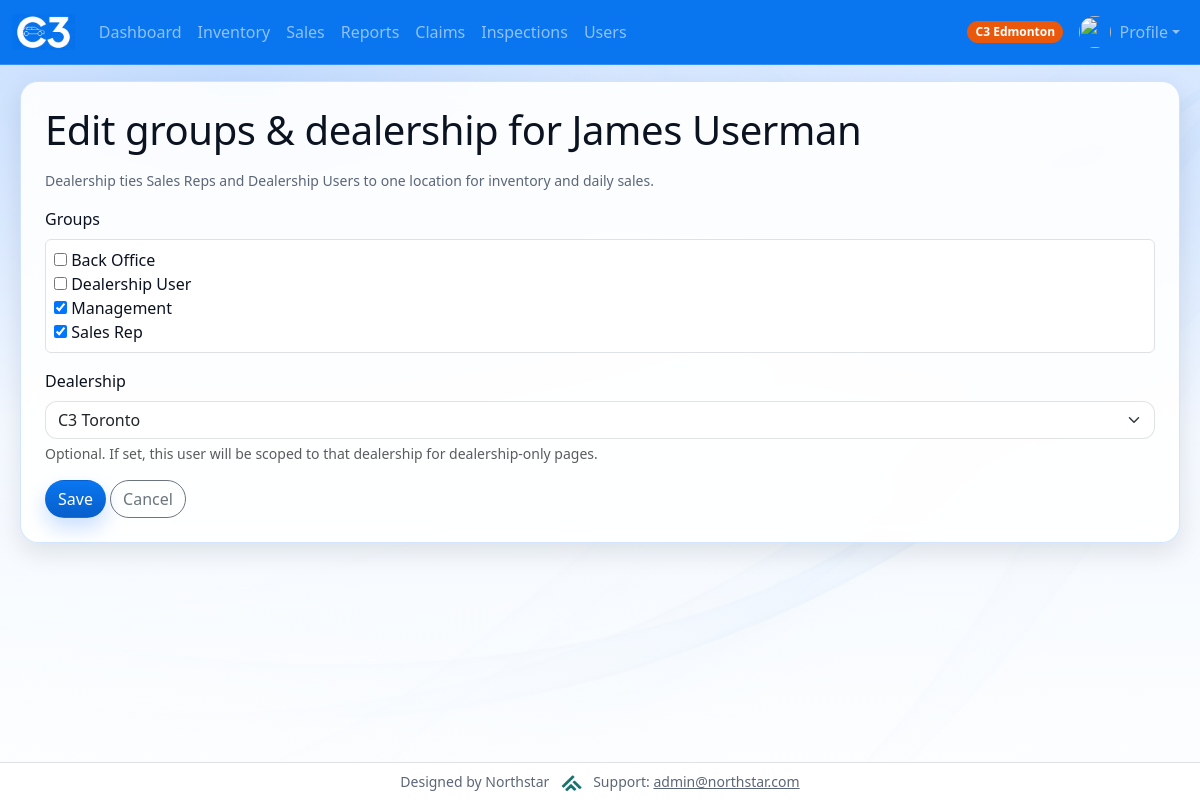
Before: /home/users/8/groups/ (signed in) with the older database file.
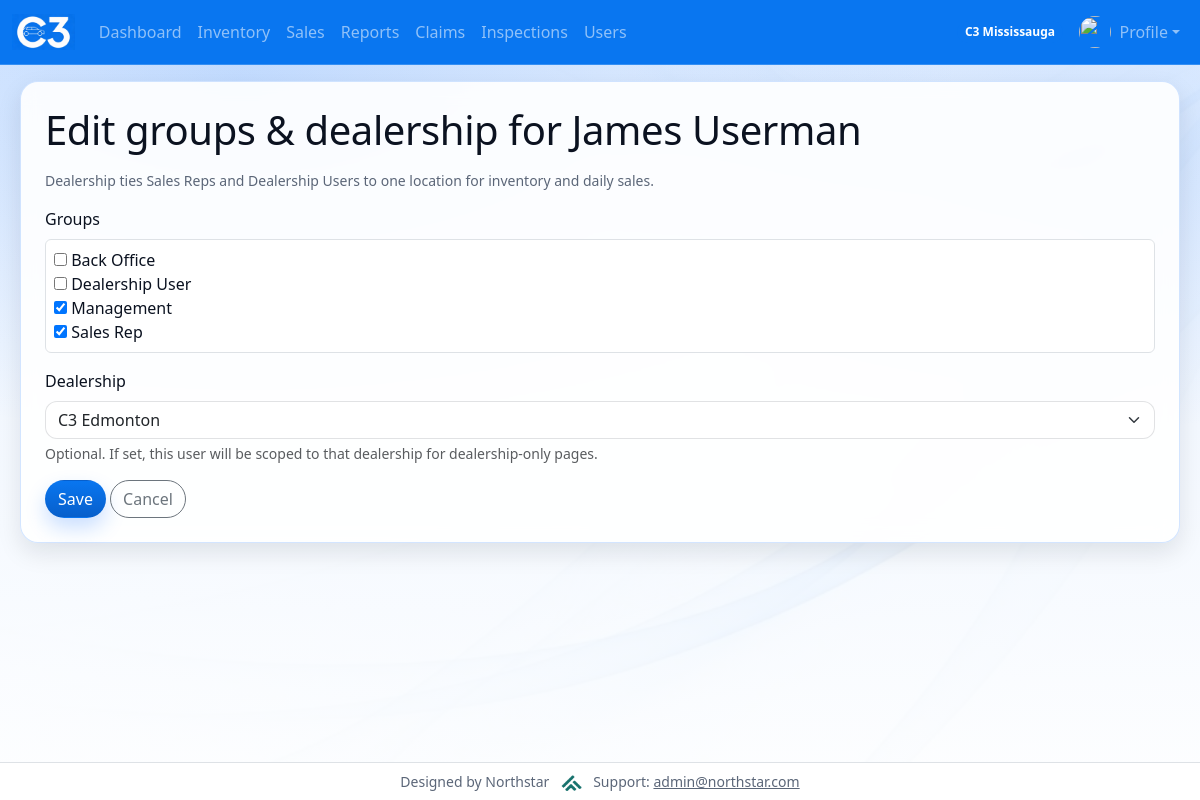
After: the same page with the newer database file.
### Dashboard/models.py (models this page shows, shortened)
class Dealership(models.Model):
    name = models.CharField(max_length=200)
    badge_css_class = models.CharField(
        max_length=80,
        default="bg-dark",
        help_text="Bootstrap/extra CSS classes for this dealership's badge (navbar, user list).",
    )
    is_default_home = models.BooleanField(
        default=False,
        help_text="If True, new user group edits default to this dealership when none is set.",
    )
    class Meta:
        ordering = ["name"]
    def resolved_badge_css_class(self) -> str:
        raw = (self.badge_css_class or "").strip()
        if raw.startswith("ns-badge-dealership-"):
            return raw
    def __str__(self):
        return self.name

### Profile/views.py (the view)
def user_edit_groups(request, user_id):
    if not _can_see_users(request.user):
        return HttpResponseForbidden("You don't have permission to edit user groups.")
    edit_user = get_object_or_404(User, pk=user_id)
    if not _can_manage_user_account(request.user, edit_user):
        return HttpResponseForbidden(_MGMT_ON_MGMT_FORBIDDEN)
    if request.method == "POST":
        form = UserGroupsForm(user=edit_user, data=request.POST)
        if form.is_valid():
            form.save()
            return redirect("Profile:user_list")
    else:
        form = UserGroupsForm(user=edit_user)
    context = {"form": form, "edit_user": edit_user}
    return render(request, "Profile/user_edit_groups.html", context)

### Profile/forms.py (shortened to what this page needs)
class UserGroupsForm(forms.Form):
    groups = forms.ModelMultipleChoiceField(
        queryset=Group.objects.all().order_by("name"),
        widget=forms.CheckboxSelectMultiple,
        required=False,
    )
    dealership = forms.ModelChoiceField(
        queryset=Dealership.objects.all().order_by("name"),
        required=False,
        widget=forms.Select(attrs={"class": "form-select"}),
        help_text="Optional. If set, this user will be scoped to that dealership for dealership-only pages.",
    )
    def __init__(self, user=None, *args, **kwargs):
        self.user = user
        super().__init__(*args, **kwargs)
        if user and not args and "data" not in kwargs:
            self.initial["groups"] = list(user.groups.values_list("pk", flat=True))
            prof = UserProfile.objects.filter(user=user).select_related("dealership").first()
            if prof and prof.dealership_id:
                self.initial["dealership"] = prof.dealership_id
            else:
                default_home = Dealership.objects.filter(is_default_home=True).order_by("id").first()
                if default_home:
                    self.initial["dealership"] = default_home.pk

### Profile/templates/Profile/user_edit_groups.html (shortened to what this page needs)
{% extends "Dashboard/base.html" %}
{% block content %}
<h1 class="mb-3">Edit groups &amp; dealership for {{ edit_user.username }}</h1>
<p class="text-muted small">Dealership ties Sales Reps and Dealership Users to one location for inventory and daily sales.</p>
<form method="post" action="">
	<div class="mb-3">
		<label class="form-label">Groups</label>
		<div class="border rounded p-2 bg-white">
			{{ form.groups }}
		</div>
	</div>
	<div class="mb-3">
		<label class="form-label" for="id_dealership">{{ form.dealership.label }}</label>
		{{ form.dealership }}
		{% if form.dealership.help_text %}<div class="form-text">{{ form.dealership.help_text }}</div>{% endif %}
	</div>
	<button type="submit" class="btn btn-primary">Save</button>
	<a href="{% url 'Profile:user_list' %}" class="btn btn-outline-secondary">Cancel</a>
</form>
{% endblock content %}

### Dashboard/templates/Dashboard/base.html (shortened to what this page needs)
<!DOCTYPE html>
<html lang="en">
<head>
    {% load static %}
    <link rel="stylesheet" href="{% static 'bootstrap/css/bootstrap.css' %}">
    <link rel="stylesheet" href="{% static 'css/theme.css' %}">
</head>
<body class="d-flex flex-column min-vh-100">
<nav class="navbar navbar-expand-lg navbar-dark bg-primary">
    <div class="container-fluid">
        <a class="navbar-brand d-flex align-items-center" href="{% url ns_site_namespace|add:':home' %}">
            <img src="{% static 'images/logo.png' %}" alt="C3" height="36" style="max-height: 36px;">
        </a>
        {% if user.is_authenticated %}
        <div class="collapse navbar-collapse" id="navbarNavAltMarkup">
            <ul class="navbar-nav me-auto mb-2 mb-lg-0">
                <li class="nav-item">
                    <a class="nav-link" href="{% url ns_site_namespace|add:':index' %}">Dashboard</a>
                </li>
                <li class="nav-item">
                    <a class="nav-link" href="{% url ns_site_namespace|add:':inventory' %}">Inventory</a>
                </li>
                <li class="nav-item">
                    <a class="nav-link" href="{% url ns_site_namespace|add:':sales' %}">Sales</a>
                </li>
                <li class="nav-item">
                    <a class="nav-link" href="{% url ns_site_namespace|add:':Reports' %}">Reports</a>
                </li>
                <li class="nav-item">
                    <a class="nav-link" href="{% url ns_site_namespace|add:':claims' %}">Claims</a>
                </li>
                <li class="nav-item">
                    <a class="nav-link" href="{% url ns_site_namespace|add:':inspections' %}">Inspections</a>
                </li>
                {% if can_see_users %}
                <li class="nav-item">
                    <a class="nav-link" href="{% url 'Profile:user_list' %}">Users</a>
                </li>
                {% endif %}
            </ul>
            <ul class="navbar-nav ms-auto mb-2 mb-lg-0">
                <li class="nav-item d-flex align-items-center me-2">
                    {% if ns_dealership_label %}
                        <span class="badge rounded-pill text-bg-dark ns-dealership-badge {{ ns_dealership_badge_class|default:'' }}">{{ ns_dealership_label }}</span>
                    {% endif %}
                </li>
                <li class="nav-item dropdown">
                    <a class="nav-link dropdown-toggle d-flex align-items-center" href="#" id="profileNavDropdown" role="button" data-bs-toggle="dropdown" aria-expanded="false">
                        {% if profile_avatar_url %}
                            <img src="{{ profile_avatar_url }}" alt="" class="avatar-circle me-2" width="32" height="32">
                        {% else %}
                            <img src="{% static 'images/default-avatar.png' %}" alt="" class="avatar-circle me-2" width="32" height="32">
                        {% endif %}
                        Profile
                    </a>
                </li>
            </ul>
        </div>
        {% endif %}
    </div>
</nav>
<main class="container-fluid py-3 flex-grow-1">
    <div class="ns-surface p-3 p-md-4 mx-md-2">
{% block content %}{% endblock content %}
    </div>
</main>
<footer class="container-fluid py-2 text-center text-muted small border-top mt-auto bg-white">
	Designed by Northstar
	<img src="{% static 'images/northstar.png' %}" alt="Northstar" height="16" class="mx-2 align-text-bottom" style="max-height:16px;">
	Support: <a href="mailto:admin@northstar.com" class="text-muted">admin@northstar.com</a>
</footer>
</body>
</html>

Changed rows visible on the page:
no longer on this page (row unchanged): Dealership: name "C3 Edmonton"
now on this page (row edited): Dealership: name "C3 Mississauga"
changed Dealership: name "Default Dealership" → "C3 Mississauga" (drawn)
Other visible differences:
form field dealership: "C3 Toronto" → "C3 Edmonton"
